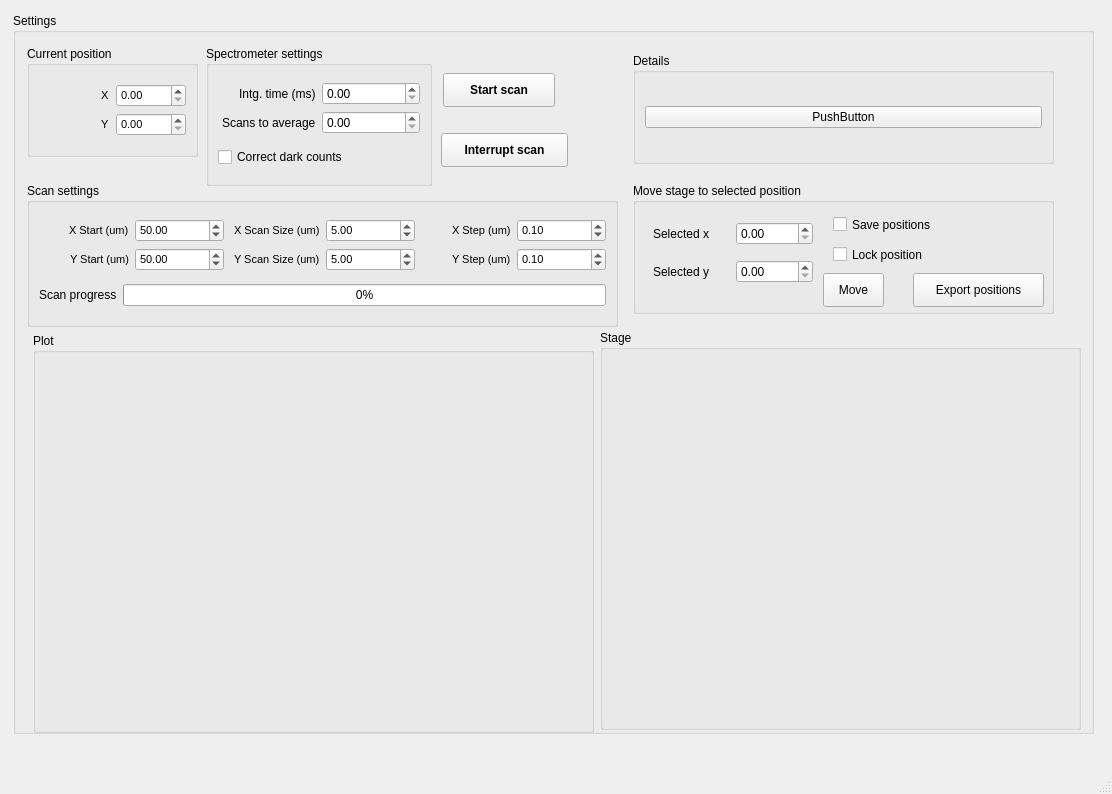
<?xml version="1.0" encoding="UTF-8"?>
<ui version="4.0">
 <class>MainWindow</class>
 <widget class="QMainWindow" name="MainWindow">
  <property name="geometry">
   <rect>
    <x>0</x>
    <y>0</y>
    <width>1112</width>
    <height>794</height>
   </rect>
  </property>
  <property name="sizePolicy">
   <sizepolicy hsizetype="MinimumExpanding" vsizetype="Ignored">
    <horstretch>0</horstretch>
    <verstretch>0</verstretch>
   </sizepolicy>
  </property>
  <property name="minimumSize">
   <size>
    <width>100</width>
    <height>100</height>
   </size>
  </property>
  <property name="windowTitle">
   <string>MainWindow</string>
  </property>
  <widget class="QWidget" name="centralwidget">
   <widget class="QGroupBox" name="groupBox">
    <property name="geometry">
     <rect>
      <x>13</x>
      <y>13</y>
      <width>1081</width>
      <height>721</height>
     </rect>
    </property>
    <property name="title">
     <string>Settings</string>
    </property>
    <property name="flat">
     <bool>true</bool>
    </property>
    <widget class="QGroupBox" name="groupBox_4">
     <property name="geometry">
      <rect>
       <x>14</x>
       <y>33</y>
       <width>171</width>
       <height>111</height>
      </rect>
     </property>
     <property name="title">
      <string>Current position</string>
     </property>
     <layout class="QGridLayout" name="gridLayout_7">
      <item row="0" column="0">
       <layout class="QGridLayout" name="gridLayout_5">
        <item row="0" column="1">
         <widget class="QDoubleSpinBox" name="x_pos_doubleSpinBox">
          <property name="font">
           <font>
            <pointsize>8</pointsize>
           </font>
          </property>
         </widget>
        </item>
        <item row="1" column="1">
         <widget class="QDoubleSpinBox" name="y_pos_doubleSpinBox">
          <property name="font">
           <font>
            <pointsize>8</pointsize>
           </font>
          </property>
         </widget>
        </item>
        <item row="0" column="0" alignment="Qt::AlignRight">
         <widget class="QLabel" name="label">
          <property name="font">
           <font>
            <pointsize>8</pointsize>
           </font>
          </property>
          <property name="text">
           <string>X</string>
          </property>
         </widget>
        </item>
        <item row="1" column="0" alignment="Qt::AlignRight">
         <widget class="QLabel" name="label_2">
          <property name="font">
           <font>
            <pointsize>8</pointsize>
           </font>
          </property>
          <property name="text">
           <string>Y</string>
          </property>
         </widget>
        </item>
       </layout>
      </item>
     </layout>
    </widget>
    <widget class="QGroupBox" name="groupBox_5">
     <property name="geometry">
      <rect>
       <x>193</x>
       <y>33</y>
       <width>226</width>
       <height>140</height>
      </rect>
     </property>
     <property name="title">
      <string>Spectrometer settings</string>
     </property>
     <layout class="QGridLayout" name="gridLayout_8">
      <item row="0" column="0">
       <layout class="QGridLayout" name="gridLayout_9">
        <item row="1" column="1">
         <widget class="QDoubleSpinBox" name="scans_to_avg_spinBox"/>
        </item>
        <item row="0" column="1">
         <widget class="QDoubleSpinBox" name="intg_time_doubleSpinBox"/>
        </item>
        <item row="0" column="0" alignment="Qt::AlignRight">
         <widget class="QLabel" name="label_31">
          <property name="text">
           <string>Intg. time (ms)</string>
          </property>
         </widget>
        </item>
        <item row="1" column="0" alignment="Qt::AlignRight">
         <widget class="QLabel" name="label_30">
          <property name="text">
           <string>Scans to average</string>
          </property>
         </widget>
        </item>
       </layout>
      </item>
      <item row="1" column="0">
       <widget class="QCheckBox" name="correct_dark_counts_checkBox">
        <property name="text">
         <string>Correct dark counts</string>
        </property>
       </widget>
      </item>
     </layout>
    </widget>
    <widget class="QGroupBox" name="groupBox_6">
     <property name="geometry">
      <rect>
       <x>14</x>
       <y>170</y>
       <width>591</width>
       <height>144</height>
      </rect>
     </property>
     <property name="title">
      <string>Scan settings</string>
     </property>
     <layout class="QGridLayout" name="gridLayout_6">
      <item row="0" column="0" colspan="2">
       <layout class="QGridLayout" name="gridLayout_3">
        <item row="0" column="1">
         <widget class="QDoubleSpinBox" name="x_start_doubleSpinBox">
          <property name="font">
           <font>
            <pointsize>8</pointsize>
           </font>
          </property>
          <property name="maximum">
           <double>100.000000000000000</double>
          </property>
          <property name="value">
           <double>50.000000000000000</double>
          </property>
         </widget>
        </item>
        <item row="1" column="1">
         <widget class="QDoubleSpinBox" name="y_start_doubleSpinBox">
          <property name="font">
           <font>
            <pointsize>8</pointsize>
           </font>
          </property>
          <property name="maximum">
           <double>100.000000000000000</double>
          </property>
          <property name="value">
           <double>50.000000000000000</double>
          </property>
         </widget>
        </item>
        <item row="1" column="0" alignment="Qt::AlignRight">
         <widget class="QLabel" name="label_8">
          <property name="font">
           <font>
            <pointsize>8</pointsize>
           </font>
          </property>
          <property name="text">
           <string>Y Start (um)</string>
          </property>
         </widget>
        </item>
        <item row="1" column="2" alignment="Qt::AlignRight">
         <widget class="QLabel" name="label_4">
          <property name="font">
           <font>
            <pointsize>8</pointsize>
           </font>
          </property>
          <property name="text">
           <string>Y Scan Size (um)</string>
          </property>
         </widget>
        </item>
        <item row="1" column="4" alignment="Qt::AlignRight">
         <widget class="QLabel" name="label_7">
          <property name="font">
           <font>
            <pointsize>8</pointsize>
           </font>
          </property>
          <property name="text">
           <string>Y Step (um)</string>
          </property>
         </widget>
        </item>
        <item row="1" column="5">
         <widget class="QDoubleSpinBox" name="y_step_doubleSpinBox">
          <property name="font">
           <font>
            <pointsize>8</pointsize>
           </font>
          </property>
          <property name="value">
           <double>0.100000000000000</double>
          </property>
         </widget>
        </item>
        <item row="0" column="4" alignment="Qt::AlignRight">
         <widget class="QLabel" name="label_6">
          <property name="font">
           <font>
            <pointsize>8</pointsize>
           </font>
          </property>
          <property name="text">
           <string>X Step (um)</string>
          </property>
         </widget>
        </item>
        <item row="0" column="2" alignment="Qt::AlignRight">
         <widget class="QLabel" name="label_5">
          <property name="font">
           <font>
            <pointsize>8</pointsize>
           </font>
          </property>
          <property name="text">
           <string>X Scan Size (um)</string>
          </property>
         </widget>
        </item>
        <item row="0" column="0" alignment="Qt::AlignRight">
         <widget class="QLabel" name="label_9">
          <property name="font">
           <font>
            <pointsize>8</pointsize>
           </font>
          </property>
          <property name="text">
           <string>X Start (um)</string>
          </property>
         </widget>
        </item>
        <item row="0" column="3">
         <widget class="QDoubleSpinBox" name="x_size_doubleSpinBox">
          <property name="font">
           <font>
            <pointsize>8</pointsize>
           </font>
          </property>
          <property name="value">
           <double>5.000000000000000</double>
          </property>
         </widget>
        </item>
        <item row="1" column="3">
         <widget class="QDoubleSpinBox" name="y_size_doubleSpinBox">
          <property name="font">
           <font>
            <pointsize>8</pointsize>
           </font>
          </property>
          <property name="value">
           <double>5.000000000000000</double>
          </property>
         </widget>
        </item>
        <item row="0" column="5">
         <widget class="QDoubleSpinBox" name="x_step_doubleSpinBox">
          <property name="font">
           <font>
            <pointsize>8</pointsize>
           </font>
          </property>
          <property name="singleStep">
           <double>1.000000000000000</double>
          </property>
          <property name="value">
           <double>0.100000000000000</double>
          </property>
         </widget>
        </item>
       </layout>
      </item>
      <item row="1" column="0">
       <widget class="QLabel" name="label_3">
        <property name="text">
         <string>Scan progress</string>
        </property>
       </widget>
      </item>
      <item row="1" column="1">
       <widget class="QProgressBar" name="progressBar">
        <property name="value">
         <number>0</number>
        </property>
       </widget>
      </item>
     </layout>
    </widget>
    <widget class="QPushButton" name="start_scan_pushButton">
     <property name="geometry">
      <rect>
       <x>430</x>
       <y>60</y>
       <width>112</width>
       <height>34</height>
      </rect>
     </property>
     <property name="font">
      <font>
       <weight>75</weight>
       <bold>true</bold>
      </font>
     </property>
     <property name="text">
      <string>Start scan</string>
     </property>
    </widget>
    <widget class="QPushButton" name="interrupt_scan_pushButton">
     <property name="geometry">
      <rect>
       <x>428</x>
       <y>120</y>
       <width>127</width>
       <height>34</height>
      </rect>
     </property>
     <property name="font">
      <font>
       <weight>75</weight>
       <bold>true</bold>
      </font>
     </property>
     <property name="text">
      <string>Interrupt scan</string>
     </property>
    </widget>
    <widget class="QGroupBox" name="plot_groupBox">
     <property name="geometry">
      <rect>
       <x>20</x>
       <y>320</y>
       <width>561</width>
       <height>400</height>
      </rect>
     </property>
     <property name="title">
      <string>Plot</string>
     </property>
     <layout class="QGridLayout" name="gridLayout_4"/>
    </widget>
    <widget class="QGroupBox" name="groupBox_2">
     <property name="geometry">
      <rect>
       <x>620</x>
       <y>170</y>
       <width>421</width>
       <height>131</height>
      </rect>
     </property>
     <property name="title">
      <string>Move stage to selected position</string>
     </property>
     <widget class="QWidget" name="gridLayoutWidget">
      <property name="geometry">
       <rect>
        <x>20</x>
        <y>30</y>
        <width>160</width>
        <height>80</height>
       </rect>
      </property>
      <layout class="QGridLayout" name="gridLayout">
       <item row="1" column="0">
        <widget class="QLabel" name="label_11">
         <property name="text">
          <string>Selected y</string>
         </property>
        </widget>
       </item>
       <item row="0" column="0">
        <widget class="QLabel" name="label_10">
         <property name="text">
          <string>Selected x</string>
         </property>
        </widget>
       </item>
       <item row="0" column="1">
        <widget class="QDoubleSpinBox" name="x_clicked_doubleSpinBox"/>
       </item>
       <item row="1" column="1">
        <widget class="QDoubleSpinBox" name="y_clicked_doubleSpinBox"/>
       </item>
      </layout>
     </widget>
     <widget class="QPushButton" name="move_to_selected_pushButton">
      <property name="geometry">
       <rect>
        <x>190</x>
        <y>90</y>
        <width>61</width>
        <height>34</height>
       </rect>
      </property>
      <property name="text">
       <string>Move</string>
      </property>
     </widget>
     <widget class="QCheckBox" name="lock_position_checkBox">
      <property name="geometry">
       <rect>
        <x>200</x>
        <y>60</y>
        <width>121</width>
        <height>23</height>
       </rect>
      </property>
      <property name="text">
       <string>Lock position</string>
      </property>
     </widget>
     <widget class="QPushButton" name="export_positions_pushButton">
      <property name="geometry">
       <rect>
        <x>280</x>
        <y>90</y>
        <width>131</width>
        <height>34</height>
       </rect>
      </property>
      <property name="text">
       <string>Export positions</string>
      </property>
     </widget>
     <widget class="QCheckBox" name="save_positions_checkBox">
      <property name="geometry">
       <rect>
        <x>200</x>
        <y>30</y>
        <width>131</width>
        <height>23</height>
       </rect>
      </property>
      <property name="text">
       <string>Save positions</string>
      </property>
     </widget>
    </widget>
    <widget class="QGroupBox" name="details_groupBox">
     <property name="geometry">
      <rect>
       <x>620</x>
       <y>40</y>
       <width>421</width>
       <height>111</height>
      </rect>
     </property>
     <property name="title">
      <string>Details</string>
     </property>
     <layout class="QVBoxLayout" name="verticalLayout">
      <item>
       <widget class="QPushButton" name="pushButton">
        <property name="text">
         <string>PushButton</string>
        </property>
       </widget>
      </item>
     </layout>
    </widget>
   </widget>
   <widget class="QGroupBox" name="stage_groupBox">
    <property name="geometry">
     <rect>
      <x>600</x>
      <y>330</y>
      <width>481</width>
      <height>400</height>
     </rect>
    </property>
    <property name="title">
     <string>Stage</string>
    </property>
    <layout class="QGridLayout" name="gridLayout_2"/>
   </widget>
  </widget>
  <widget class="QMenuBar" name="menubar">
   <property name="geometry">
    <rect>
     <x>0</x>
     <y>0</y>
     <width>1112</width>
     <height>21</height>
    </rect>
   </property>
  </widget>
  <widget class="QStatusBar" name="statusbar"/>
 </widget>
 <tabstops>
  <tabstop>intg_time_doubleSpinBox</tabstop>
  <tabstop>scans_to_avg_spinBox</tabstop>
  <tabstop>correct_dark_counts_checkBox</tabstop>
  <tabstop>x_start_doubleSpinBox</tabstop>
  <tabstop>y_start_doubleSpinBox</tabstop>
  <tabstop>x_size_doubleSpinBox</tabstop>
  <tabstop>y_size_doubleSpinBox</tabstop>
  <tabstop>x_step_doubleSpinBox</tabstop>
  <tabstop>y_step_doubleSpinBox</tabstop>
  <tabstop>start_scan_pushButton</tabstop>
 </tabstops>
 <resources/>
 <connections/>
</ui>
